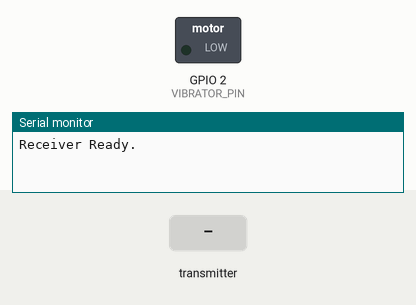
The sketch below on a simulated ESP32. On the bench: switched loads named in the sketch (green lamp = pin HIGH), the last lines printed to the serial monitor. Dashed ring = blinking. The test bench sets the inputs (shaded band).

Above: at 1.2 s.
1.3 s: the transmitter starts sending pitch = 0
At 1.6 s:
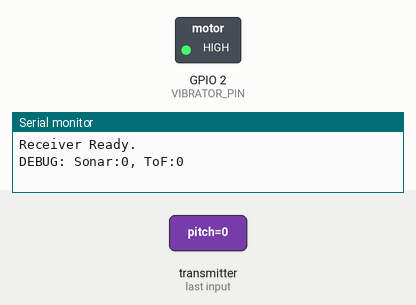
4.3 s: the transmitter starts sending sonar = 1024
At 5.2 s:
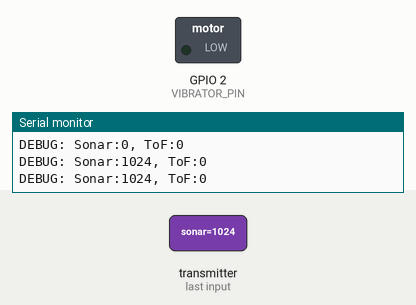
5.8 s: the transmitter starts sending sonar = 0
At 8.7 s:
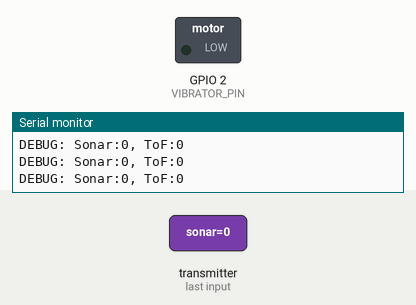
8.8 s: the transmitter starts sending sonar = 2048
At 9.5 s:
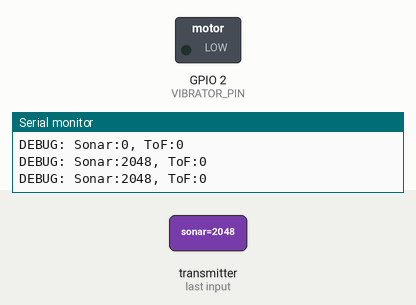
Timing chart, 0 to 11.3 s (numbered marks = the images above; inputs shaded):
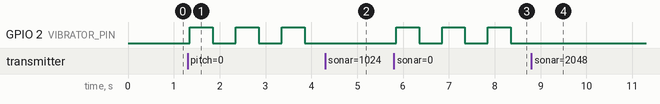

The sketch:

Reciver_Vibration.ino
```cpp
#include <esp_now.h>
#include <WiFi.h>

#define VIBRATOR_PIN 2

typedef struct struct_message {
    float pitch;
    float roll;
    int sonar;
    int tof;
} struct_message;

struct_message receivedData;

unsigned long vibStartMillis = 0;
bool isVibrating = false;

void OnDataRecv(const uint8_t * mac, const uint8_t *incomingData, int len) {
  if (len == sizeof(struct_message)) {
    memcpy(&receivedData, incomingData, sizeof(receivedData));

    // Debug output: Verify this shows numbers like 40, 50, etc.
    Serial.printf("DEBUG: Sonar:%d, ToF:%d\n", receivedData.sonar, receivedData.tof);

    if (receivedData.sonar <= 50 && receivedData.tof <= 50) {
      if (!isVibrating) {
        digitalWrite(VIBRATOR_PIN, HIGH);
        vibStartMillis = millis();
        isVibrating = true;
      }
    }
  } else {
    Serial.printf("ERROR: Packet size mismatch! Got %d bytes\n", len);
  }
}

void setup() {
  Serial.begin(115200);
  pinMode(VIBRATOR_PIN, OUTPUT);
  WiFi.mode(WIFI_STA);
  esp_now_init();
  esp_now_register_recv_cb(esp_now_recv_cb_t(OnDataRecv));
  Serial.println("Receiver Ready.");
}

void loop() {
  if (isVibrating && (millis() - vibStartMillis >= 500)) {
    digitalWrite(VIBRATOR_PIN, LOW);
    isVibrating = false;
  }

}
```

Measured:
- after the input at 1.3 s, GPIO 2 (VIBRATOR_PIN): alternates HIGH for 0.50 s and LOW for 0.50 s, starting after 0.05 s
- after the input at 4.3 s, GPIO 2 (VIBRATOR_PIN): stays LOW (without the input it goes to HIGH after 0.05 s)
- after the input at 5.8 s, GPIO 2 (VIBRATOR_PIN): alternates HIGH for 0.50 s and LOW for 0.50 s, starting after 0.05 s
- after the input at 8.8 s, GPIO 2 (VIBRATOR_PIN): stops changing and stays LOW
